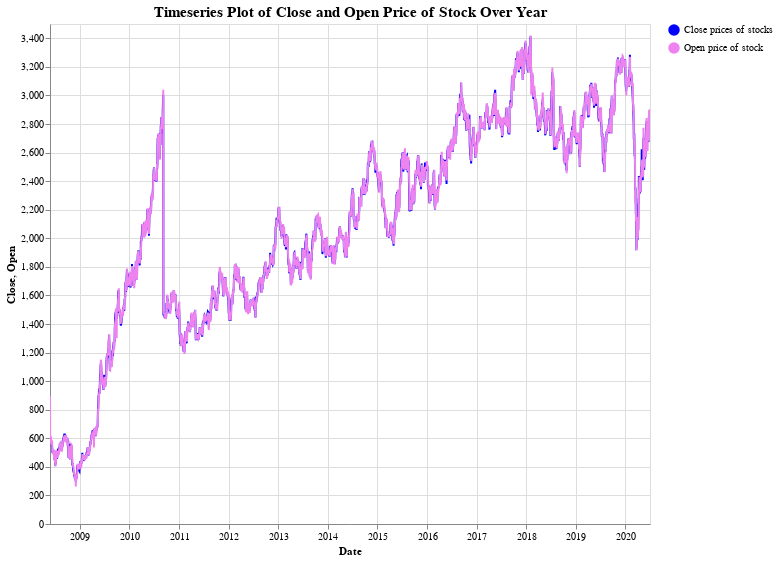

Notebook code for this chart:
### Markdown cell above
# Open and Close Stock Price

### Code cell
# set base for creat custom legend and plots
base = alt.Chart(df).transform_calculate(
legend1="'Close prices of stocks'",
legend2="'Open price of stock'",

)
scale = alt.Scale(domain=["Close prices of stocks", "Open price of stock"], range=['blue', 'violet', ])

# timeseries plot of close prices of stocks in blue colour
line1 = base.mark_line(color='blue').encode(
x = 'Date:T',
y = 'Close:Q',
color=alt.Color('legend1:N', scale=scale, title=''),
)

# timeseries plot of open prices of stocks in blue colour
line2 = base.mark_line(color='violet').encode(
x = 'Date:T',
y = 'Open:Q',
color=alt.Color('legend2:N', scale=scale, title='')
)


text = line1.mark_text(
    align='left',
    baseline='middle',
    dx=3  # Nudges text to right so it doesn't appear on top of the bar
)   


(line1 + line2 + text).properties(
    title={"text":['Timeseries Plot of Close and Open Price of Stock Over Year'],
           "fontSize":15,
           "fontWeight": 'bold',
           "font":'Courier New',},
    height=500, width=600
).interactive()

### Figure 1 — Vega-Lite specification as saved in the notebook (floating-point values rounded to 4 significant figures; data arrays with more than 128 entries replaced by an {"elided": "..."} marker saying what was removed)
{"config": {"view": {"continuousWidth": 400, "continuousHeight": 300}}, "layer": [{"mark": {"type": "line", "color": "blue"}, "encoding": {"color": {"field": "legend1", "scale": {"domain": ["Close prices of stocks", "Open price of stock"], "range": ["blue", "violet"]}, "title": "", "type": "nominal"}, "x": {"field": "Date", "type": "temporal"}, "y": {"field": "Close", "type": "quantitative"}}, "selection": {"selector001": {"type": "interval", "bind": "scales", "encodings": ["x", "y"]}}, "transform": [{"calculate": "'Close prices of stocks'", "as": "legend1"}, {"calculate": "'Open price of stock'", "as": "legend2"}]}, {"mark": {"type": "line", "color": "violet"}, "encoding": {"color": {"field": "legend2", "scale": {"domain": ["Close prices of stocks", "Open price of stock"], "range": ["blue", "violet"]}, "title": "", "type": "nominal"}, "x": {"field": "Date", "type": "temporal"}, "y": {"field": "Open", "type": "quantitative"}}, "transform": [{"calculate": "'Close prices of stocks'", "as": "legend1"}, {"calculate": "'Open price of stock'", "as": "legend2"}]}, {"mark": {"type": "text", "align": "left", "baseline": "middle", "dx": 3}, "encoding": {"color": {"field": "legend1", "scale": {"domain": ["Close prices of stocks", "Open price of stock"], "range": ["blue", "violet"]}, "title": "", "type": "nominal"}, "x": {"field": "Date", "type": "temporal"}, "y": {"field": "Close", "type": "quantitative"}}, "transform": [{"calculate": "'Close prices of stocks'", "as": "legend1"}, {"calculate": "'Open price of stock'", "as": "legend2"}]}], "data": {"name": "data-e7c0a6bdaed1c631a59f0de866540df1"}, "height": 500, "title": {"text": ["Timeseries Plot of Close and Open Price of Stock Over Year"], "fontSize": 15, "fontWeight": "bold", "font": "Courier New"}, "width": 600, "$schema": "https://vega.github.io/schema/vega-lite/v4.17.0.json", "datasets": {"data-e7c0a6bdaed1c631a59f0de866540df1": {"elided": "2993 records"}}}
